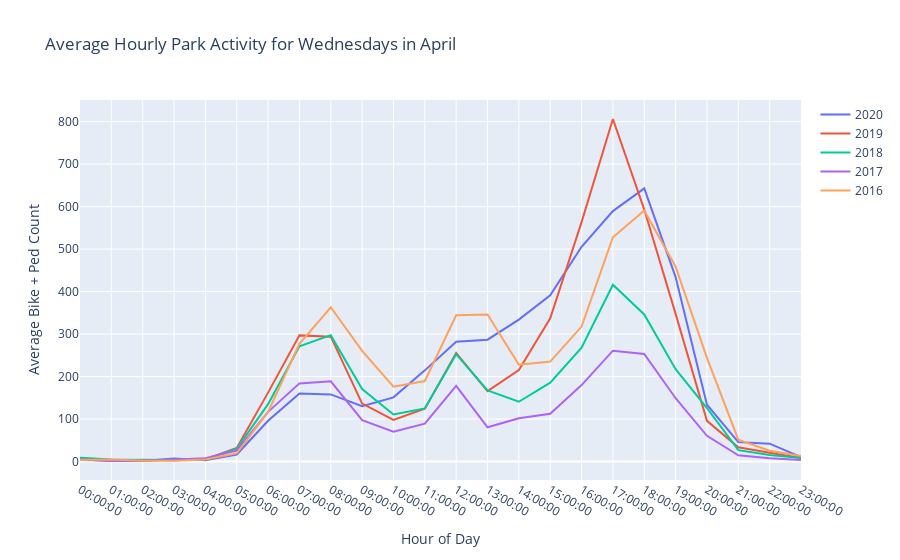

Notebook cell for this chart:
### Markdown cell above
That data looks about right, based on what I've observed on various of my own walks! Usage peaks in late afternoon when people get off work and it is warmer. For now I'm going to apply this function to different years in the dataset to compare trends year over year. But instead of Friday, I'll graph Wednesday, because in transportation terms you get a better picture of people's habits if you choose data in the middle of the week.

### Code cell
fig = go.Figure()
fig.add_trace(go.Scatter(x=alltimes, y=monthly_average_by_hour('April', 2020, 'Wednesday'),
                    mode='lines',
                    name='2020'))
fig.add_trace(go.Scatter(x=alltimes, y=monthly_average_by_hour('April', 2019, 'Wednesday'),
                    mode='lines',
                    name='2019'))
fig.add_trace(go.Scatter(x=alltimes, y=monthly_average_by_hour('April', 2018, 'Wednesday'),
                    mode='lines',
                    name='2018'))
fig.add_trace(go.Scatter(x=alltimes, y=monthly_average_by_hour('April', 2017, 'Wednesday'),
                    mode='lines',
                    name='2017'))
fig.add_trace(go.Scatter(x=alltimes, y=monthly_average_by_hour('April', 2016, 'Wednesday'),
                    mode='lines',
                    name='2016'))
fig.update_layout(title='Average Hourly Park Activity for Wednesdays in April',
                   xaxis_title='Hour of Day',
                   yaxis_title='Average Bike + Ped Count')
fig.show()

### Figure 1 — Plotly figure (JSON) as saved in the notebook; plotly's stock layout.template omitted (floating-point values rounded to 4 significant figures)
{"data": [{"mode": "lines", "name": "2020", "type": "scatter", "x": ["00:00:00", "01:00:00", "02:00:00", "03:00:00", "04:00:00", "05:00:00", "06:00:00", "07:00:00", "08:00:00", "09:00:00", "10:00:00", "11:00:00", "12:00:00", "13:00:00", "14:00:00", "15:00:00", "16:00:00", "17:00:00", "18:00:00", "19:00:00", "20:00:00", "21:00:00", "22:00:00", "23:00:00"], "y": [3.2, 2.6, 1, 6.8, 3, 16.2, 95.8, 160, 157.8, 130.2, 150.8, 214.4, 282, 286.6, 334, 391.4, 505.4, 589.4, 642.8, 434, 133.6, 45.4, 41.8, 10.2]}, {"mode": "lines", "name": "2019", "type": "scatter", "x": ["00:00:00", "01:00:00", "02:00:00", "03:00:00", "04:00:00", "05:00:00", "06:00:00", "07:00:00", "08:00:00", "09:00:00", "10:00:00", "11:00:00", "12:00:00", "13:00:00", "14:00:00", "15:00:00", "16:00:00", "17:00:00", "18:00:00", "19:00:00", "20:00:00", "21:00:00", "22:00:00", "23:00:00"], "y": [4.5, 1.75, 3.75, 3, 5, 31.5, 162, 296.8, 293.8, 136.2, 97.75, 124, 255.2, 165.5, 215, 337, 563.5, 806.2, 593, 347.5, 95.5, 33.5, 20.5, 7.75]}, {"mode": "lines", "name": "2018", "type": "scatter", "x": ["00:00:00", "01:00:00", "02:00:00", "03:00:00", "04:00:00", "05:00:00", "06:00:00", "07:00:00", "08:00:00", "09:00:00", "10:00:00", "11:00:00", "12:00:00", "13:00:00", "14:00:00", "15:00:00", "16:00:00", "17:00:00", "18:00:00", "19:00:00", "20:00:00", "21:00:00", "22:00:00", "23:00:00"], "y": [8.75, 4.25, 3.25, 4.25, 4.25, 30, 134.8, 271.2, 297.2, 170.2, 110.5, 124.8, 252.5, 167, 140.5, 185.5, 268, 416, 346, 217.2, 125.8, 26.5, 15.25, 7.75]}, {"mode": "lines", "name": "2017", "type": "scatter", "x": ["00:00:00", "01:00:00", "02:00:00", "03:00:00", "04:00:00", "05:00:00", "06:00:00", "07:00:00", "08:00:00", "09:00:00", "10:00:00", "11:00:00", "12:00:00", "13:00:00", "14:00:00", "15:00:00", "16:00:00", "17:00:00", "18:00:00", "19:00:00", "20:00:00", "21:00:00", "22:00:00", "23:00:00"], "y": [5, 1, 1, 3.75, 7.75, 25.75, 116.8, 183.8, 188.5, 97.25, 70, 88.75, 178, 80.5, 101.8, 112.2, 179.8, 260.8, 253, 148.8, 60.25, 14.25, 7.5, 3.25]}, {"mode": "lines", "name": "2016", "type": "scatter", "x": ["00:00:00", "01:00:00", "02:00:00", "03:00:00", "04:00:00", "05:00:00", "06:00:00", "07:00:00", "08:00:00", "09:00:00", "10:00:00", "11:00:00", "12:00:00", "13:00:00", "14:00:00", "15:00:00", "16:00:00", "17:00:00", "18:00:00", "19:00:00", "20:00:00", "21:00:00", "22:00:00", "23:00:00"], "y": [3.25, 4.75, 1.5, 1.5, 4.5, 18.75, 116.5, 276.8, 363, 260.5, 176, 189.2, 344.2, 345.8, 227.8, 235, 317.5, 527.8, 590.8, 458.5, 243.8, 51.25, 25, 12.75]}], "layout": {"title": {"text": "Average Hourly Park Activity for Wednesdays in April"}, "xaxis": {"title": {"text": "Hour of Day"}}, "yaxis": {"title": {"text": "Average Bike + Ped Count"}}}}
